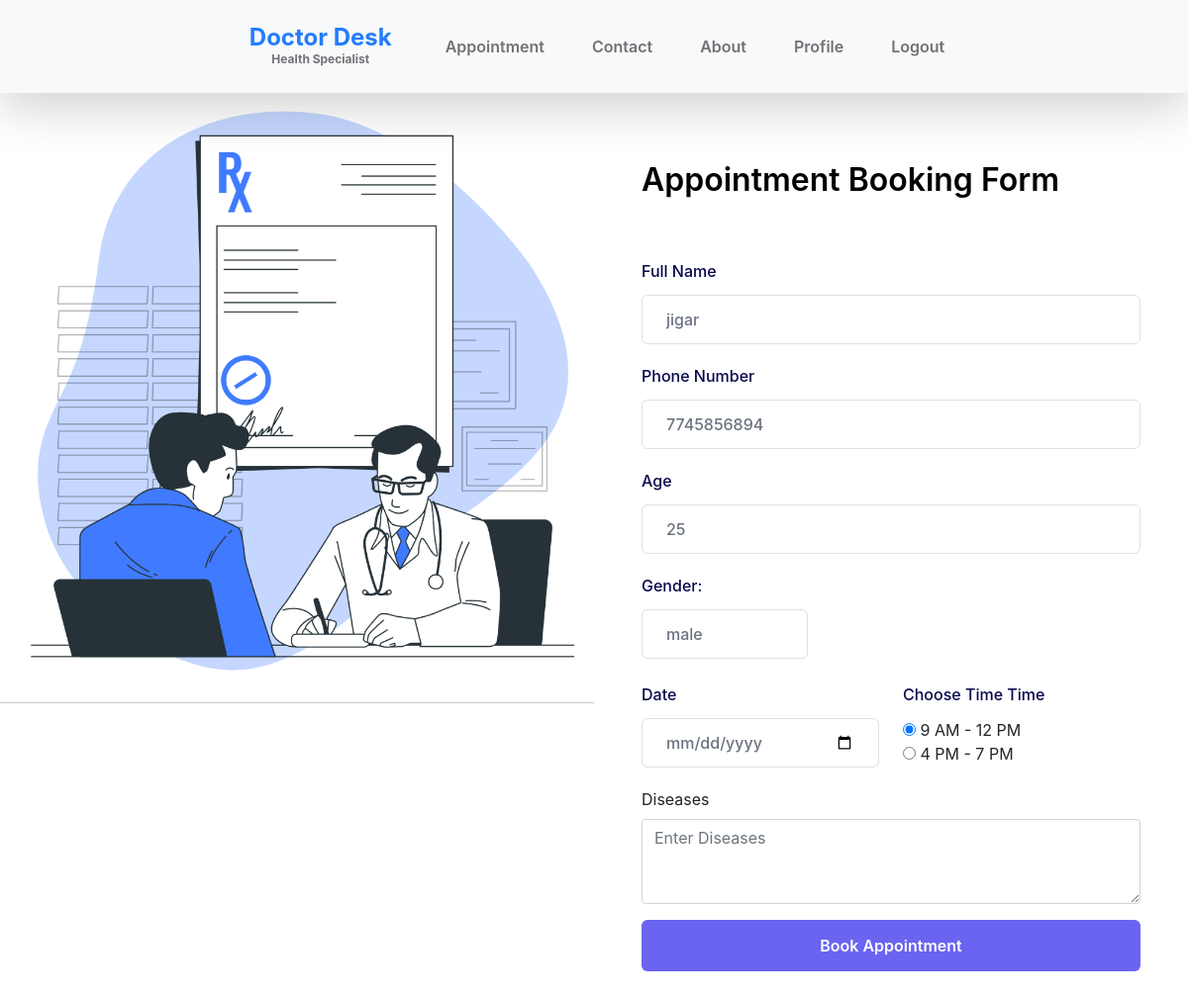
Screenshot of /BookAppointment/2 with the database file from the repository.
### patient/models.py (models this page shows, shortened)
class Patient_Registration(models.Model):
    Patient_Name=models.CharField(max_length=20)
    Patient_PhoneNumber=models.CharField(max_length=10)
    Patient_Email=models.EmailField()
    Patient_Gender=models.CharField(max_length=10)
    Patient_Age=models.IntegerField()
    Patient_Password=models.CharField(max_length=10)

### patient/views.py (the view, shortened to what this page needs)
# urls.py: path('BookAppointment/<int:id>',bookAppointment,name="BookAppointment"),
def bookAppointment(request,id):
    user=Patient_Registration.objects.get(id=id)
    return render(request,'appointmentBookingForm.html',{'patient':user})

### patient/templates/appointmentBookingForm.html (shortened to what this page needs)
{% extends 'Master.html' %}
{% block body %}
{% load static %}
<!DOCTYPE html>
<html lang="en">
<body>
  <div class="flex">
    <div class="half">
      <img src="{% static 'images/gallery/Medical prescription-bro.png' %}" class="img-fluid galleryImage" alt="get a vaccine" title="get a vaccine for yourself">
      <hr></div>
    <div class="formbold-main-wrapper half">
    <div class="formbold-form-wrapper">
      <form  method="post">
        <h3 for="name"  >Appointment Booking Form</h3><br><br>
        <div class="formbold-mb-5">
          <label for="name" class="formbold-form-label" > Full Name </label>
          <input
            type="text"
            id="name"
            name="patientName"
            placeholder="Enter Patient's Name"
            class="formbold-form-input"
            value={{patient.Patient_Name}}
            required
          />
        </div>
        <div class="formbold-mb-5">
          <label for="phone" class="formbold-form-label"> Phone Number </label>
          <input
            type="text"
            name="contactNumber"
            id="phone"
            pattern="[6-9]\d{9}"
            placeholder="Enter your phone number"
            class="formbold-form-input"
            value={{patient.Patient_PhoneNumber}}
            required
          />
        </div>
        <div class="formbold-mb-5">
          <label for="age" class="formbold-form-label">Age </label>
          <input
            type="number"
            name="patientAge"
            id="age"
            placeholder="Enter your age"
            class="formbold-form-input"
            value={{patient.Patient_Age}}
          />
        </div>
        <div class="col-sm-4 mb-4">
          <label for="gender" class="formbold-form-label">Gender:</label>
          <input
          type="text"
          name="patientGender"
          id="gender"
          placeholder="Enter Gender"
          class="formbold-form-input"
          value={{patient.Patient_Gender}}
        />
        </div>
        <div class="flex flex-wrap formbold--mx-3">
          <div class="w-full sm:w-half formbold-px-3">
            <div class="formbold-mb-5 w-full">
              <label for="date" class="formbold-form-label"> Date </label>
              <input
                type="date"
                name="appointment_date"
                id="date-st"
                class="formbold-form-input"
                placeholder="Select date"
                required
              />
            </div>
          </div>
          <div class="w-full sm:w-half formbold-px-3">
            <div class="formbold-mb-5">
              <label for="time" class="formbold-form-label">Choose Time Time </label>
              <label>
                <input type="radio" name="timeSlot" value="9-12" checked >
                9 AM - 12 PM
              </label>
              <br>
              <label>
                <input type="radio" name="timeSlot" value="4-7" >
                4 PM - 7 PM
              </label>
            </div>
          </div>
        </div>
        <div class="mb-3">
          <label for="exampleFormControlTextarea1" class="form-label">Diseases</label>
          <textarea class="form-control" name="diseases" id="exampleFormControlTextarea1" rows="3" placeholder="Enter Diseases" ></textarea>
        </div>
        <div>
          <button class="formbold-btn" id="submit">Book Appointment</button>
        </div>
      </form>
    </div>
    </div>
</div>
</body>
</html>
{% endblock body %}

### doctor/static/css/templatemo-medic-care.css (style rules this page uses)
:root { --white-color: #FFFFFF; --primary-color: #247cff; --section-bg-color: #F9F9F9; --dark-color: #000000; --title-color: #565758; --p-color: #717275; --border-color: #eaeaea; --body-font-family: 'Open Sans', sans-serif; --h1-font-size: 48px; --h2-font-size: 36px; --h3-font-size: 32px; --h4-font-size: 28px; --h5-font-size: 24px; --h6-font-size: 22px; --p-font-size: 18px; --menu-font-size: 16px; --font-weight-light: 300; --font-weight-normal: 400; --font-weight-semibold: 600; --font-weight-bold: 700; }
body { background: var(--white-color); font-family: var(--body-font-family); position: relative; padding-top: 94px; }
h2, h3, h4, h5, h6 { color: var(--dark-color); line-height: inherit; }
h1, h2, h3, h4, h5, h6 { font-weight: var(--font-weight-semibold); }
h3 { font-size: var(--h3-font-size); }
a, button { touch-action: manipulation; transition: all 0.3s; }

### patient/templates/appointmentBookingForm.html (style rules this page uses)
.flex { display:flex }
.half { flex:50% }
* { margin: 0; padding: 0; box-sizing: border-box; }
body { font-family: "Inter", Arial, Helvetica, sans-serif; }
.formbold-mb-5 { margin-bottom: 20px; }
.formbold-main-wrapper { display: flex; align-items: center; justify-content: center; padding: 48px; }
.formbold-form-wrapper { margin: 0 auto; max-width: 550px; width: 100%; background: white; }
.formbold-form-label { display: block; font-weight: 500; font-size: 16px; color: #07074d; margin-bottom: 12px; }
.formbold-form-input { width: 100%; padding: 12px 24px; border-radius: 6px; border: 1px solid #e0e0e0; background: white; font-weight: 500; font-size: 16px; color: #6b7280; outline: none; resize: none; }
.formbold-btn { text-align: center; font-size: 16px; border-radius: 6px; padding: 14px 32px; border: none; font-weight: 600; background-color: #6a64f1; color: white; width: 100%; cursor: pointer; }
.formbold--mx-3 { margin-left: -12px; margin-right: -12px; }
.formbold-px-3 { padding-left: 12px; padding-right: 12px; }
.flex { display: flex; }
.flex-wrap { flex-wrap: wrap; }
.w-full { width: 100%; }
@media (min-width: 540px) { .sm\:w-half { width: 50%; } }

### rows the page displays
Patient_Registration: patientName "jigar", contactNumber "7745856894", patientAge "25", patientGender "male"
